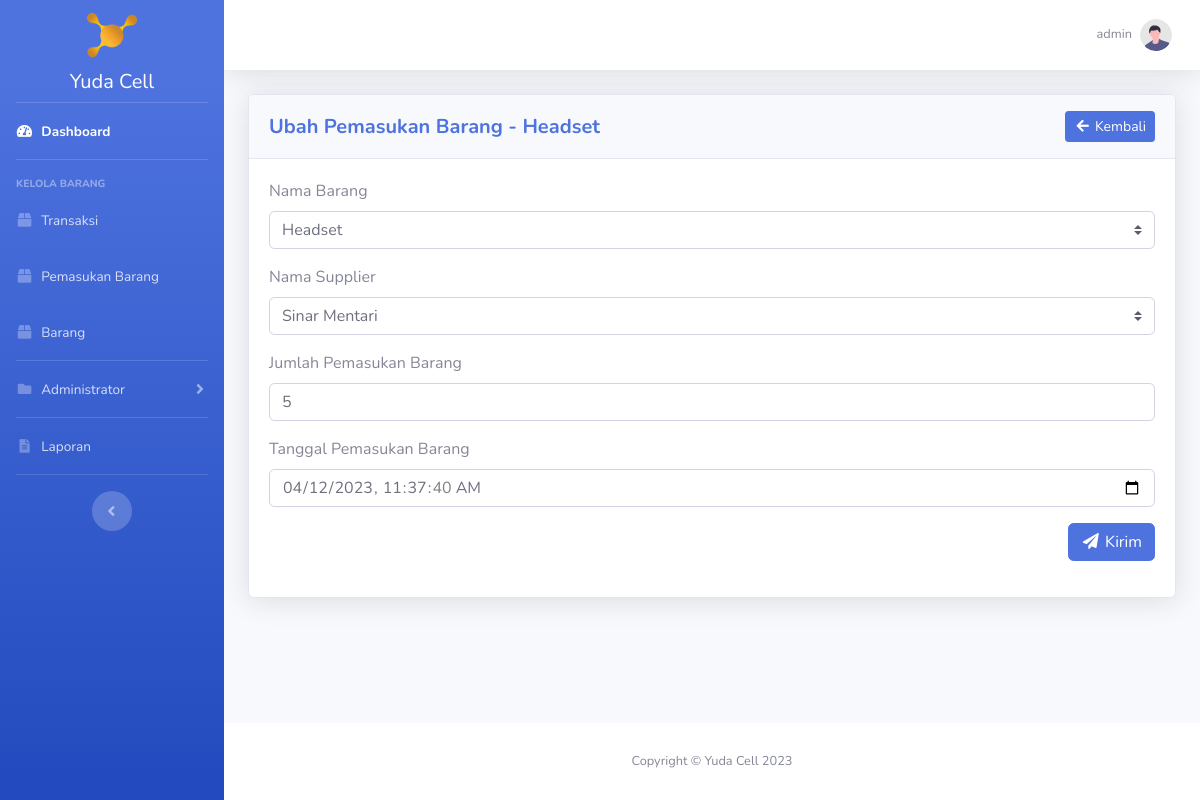
Page /pemasukan_barang/ubah_pemasukan_barang.php?id_pemasukan_barang=2 (signed in) on the committed database.
### tables this page shows
CREATE TABLE `user` (
  `id_user` int(11) NOT NULL,
  `username` varchar(20) NOT NULL,
  `password` varchar(300) NOT NULL,
  `hak_akses` enum('administrator','operator') NOT NULL,
  `nama_lengkap` varchar(50) NOT NULL,
  `no_telp_user` varchar(20) NOT NULL
);

CREATE TABLE `pemasukan_barang` (
  `id_pemasukan_barang` int(11) NOT NULL,
  `id_barang` int(11) NOT NULL,
  `id_supplier` int(11) NOT NULL,
  `tanggal_pemasukan` datetime NOT NULL,
  `jumlah_pemasukan` int(11) NOT NULL
);

CREATE TABLE `barang` (
  `id_barang` int(11) NOT NULL,
  `nama_barang` varchar(50) NOT NULL,
  `harga_beli` int(11) NOT NULL,
  `harga_jual` int(11) NOT NULL,
  `stok_barang` int(11) NOT NULL,
  `id_jenis_barang` int(11) NOT NULL
);

CREATE TABLE `supplier` (
  `id_supplier` int(11) NOT NULL,
  `nama_supplier` varchar(50) NOT NULL,
  `alamat_supplier` text NOT NULL,
  `no_telp_supplier` varchar(20) NOT NULL
);

### pemasukan_barang/ubah_pemasukan_barang.php (the view, shortened to what this page needs)
<?php
require_once '../koneksi.php';
$id_pemasukan_barang = htmlspecialchars($_GET['id_pemasukan_barang']);
$data_pemasukan_barang = mysqli_fetch_assoc(mysqli_query($koneksi, "SELECT * FROM pemasukan_barang INNER JOIN barang ON pemasukan_barang.id_barang = barang.id_barang INNER JOIN supplier ON pemasukan_barang.id_supplier = supplier.id_supplier WHERE id_pemasukan_barang = '$id_pemasukan_barang'"));
$id_user = htmlspecialchars($_SESSION['id_user']);
$data_profile = mysqli_fetch_assoc(mysqli_query($koneksi, "SELECT * FROM user WHERE id_user = '$id_user'"));
?>
<!DOCTYPE html>
<html lang="en">
<head>
    <?php include_once '../include/head.php'; ?>
</head>
<body id="page-top">
    <div id="wrapper">
        <?php include_once '../include/sidebar.php'; ?>
        <div id="content-wrapper" class="d-flex flex-column">
            <div id="content">
                <?php include_once '../include/topbar.php'; ?>
                <div class="container-fluid">
                	<div class="card shadow mb-4">
                		<div class="card-header py-3">
                            <div class="row">
                                <div class="col head-left">
                                    <h5 class="my-auto font-weight-bold text-primary">Ubah Pemasukan Barang - <?= $data_pemasukan_barang['nama_barang']; ?></h5>
                                </div>
                                <div class="col head-right">
                                    <a href="<?= BASE_URL; ?>pemasukan_barang/index.php" class="btn btn-sm btn-primary"><i class="fas fa-fw fa-arrow-left"></i> Kembali</a>
                                </div>
                            </div>
                        </div>
                        <div class="card-body">
                        	<form method="post">
								<div class="form-group">
									<label for="id_barang">Nama Barang</label>
									<select name="id_barang" id="id_barang" class="custom-select">
										<option value="<?= $data_pemasukan_barang['id_barang']; ?>"><?= $data_pemasukan_barang['nama_barang']; ?></option>
									</select>
								</div>
								<div class="form-group">
									<label for="id_supplier">Nama Supplier</label>
									<select name="id_supplier" id="id_supplier" class="custom-select">
										<option value="<?= $data_pemasukan_barang['id_supplier']; ?>"><?= $data_pemasukan_barang['nama_supplier']; ?></option>
									</select>
								</div>
								<div class="form-group">
									<label for="jumlah_pemasukan">Jumlah Pemasukan Barang</label>
									<input class="form-control" type="number" name="jumlah_pemasukan" id="jumlah_pemasukan" required value="<?= $data_pemasukan_barang['jumlah_pemasukan']; ?>">
								</div>
								<div class="form-group">
									<label for="tanggal_pemasukan">Tanggal Pemasukan Barang</label>
									<input class="form-control" type="datetime-local" name="tanggal_pemasukan" id="tanggal_pemasukan" required value="<?= $data_pemasukan_barang['tanggal_pemasukan']; ?>">
								</div>
								<div class="form-group text-right">
									<button type="submit" name="btnUbahPemasukanBarang" class="btn btn-primary"><i class="fas fa-fw fa-paper-plane"></i> Kirim</button>
								</div>
							</form>
						</div>
                    </div>
            	</div>
            </div>
            <?php include_once '../include/footer.php'; ?>
        </div>
    </div>
</body>
</html>

### include/topbar.php (shortened to what this page needs)
<nav class="navbar navbar-expand navbar-light bg-white topbar mb-4 static-top shadow">
    <ul class="navbar-nav ml-auto">
        <li class="nav-item dropdown no-arrow">
            <a class="nav-link dropdown-toggle" href="#" id="userDropdown" role="button"
                data-toggle="dropdown" aria-haspopup="true" aria-expanded="false">
                <span class="mr-2 d-none d-lg-inline text-gray-600 small"><?= $data_profile['username']; ?></span>
                <img class="img-profile rounded-circle"
                    src="<?= BASE_URL; ?>img/undraw_profile.svg">
            </a>
        </li>
    </ul>
</nav>

### css/yuda_cell.css (style rules this page uses)
html { scroll-behavior: smooth; }
.head-left { text-align: left; margin-top: auto; margin-bottom: auto; }
.head-right { text-align: right; margin-top: auto; margin-bottom: auto; }

### rows in the picture
user: username "admin"
pemasukan_barang: id_barang.nama_barang "Headset", id_barang "Headset", id_supplier "Sinar Mentari", jumlah_pemasukan "5", tanggal_pemasukan "04/12/2023 11:37:40"
